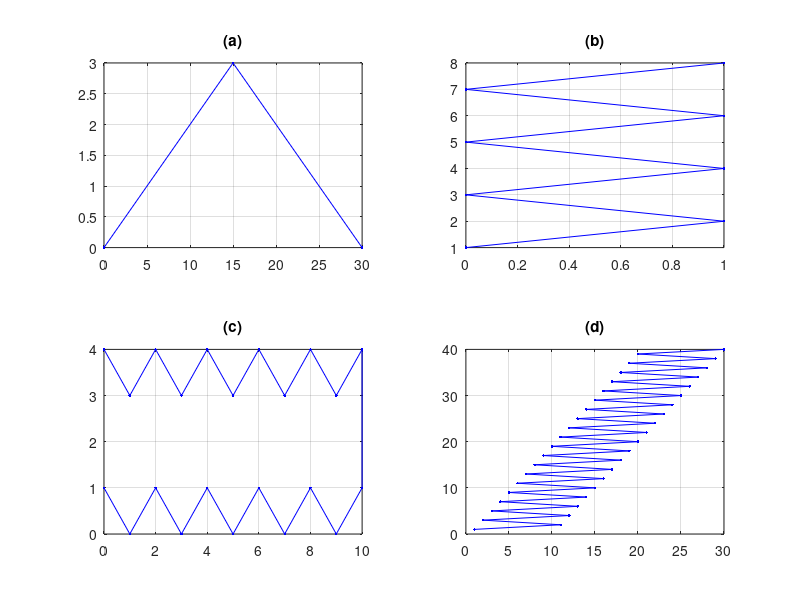

Recreate this plot in MATLAB.
function vierplots()
    figure

    subplot(2,2,1);
    x_1 = [0 15 30];
    y_1 = [0 3 0];
    plot(x_1,y_1,'b.-'), grid on, title('(a)')
    
    subplot(2,2,2);
    x_2(1:2:8) = 0;
    x_2(2:2:8) = 1;
    y_2 = 1:8;
    plot(x_2,y_2,'b.-'), grid on, title('(b)')
    
    subplot(2,2,3);
    x_3 = [0:10 10:-1:0]; % bottom x_s followed by top x3s (reverse)
    y1 = [repmat([1 0],1,5) 1]; % bottom y_s
    y2 = y1 + 3; % top y_s (no need to be reversed)
    y_3 = [y1 y2]; % put the y_s together    
    plot(x_3,y_3,'b.-'), grid on, title('(c)')

    subplot(2,2,4);
    x1 = 1:20; % left
    x2 = x1 + 10; % right
    x_4(1:2:40) = x1; % insert the left x_s (odd)
    x_4(2:2:40) = x2; % insert the right x_s (even)
    y_4 = 1:40;
    plot(x_4,y_4,'b.-'), grid on, title('(d)')

end